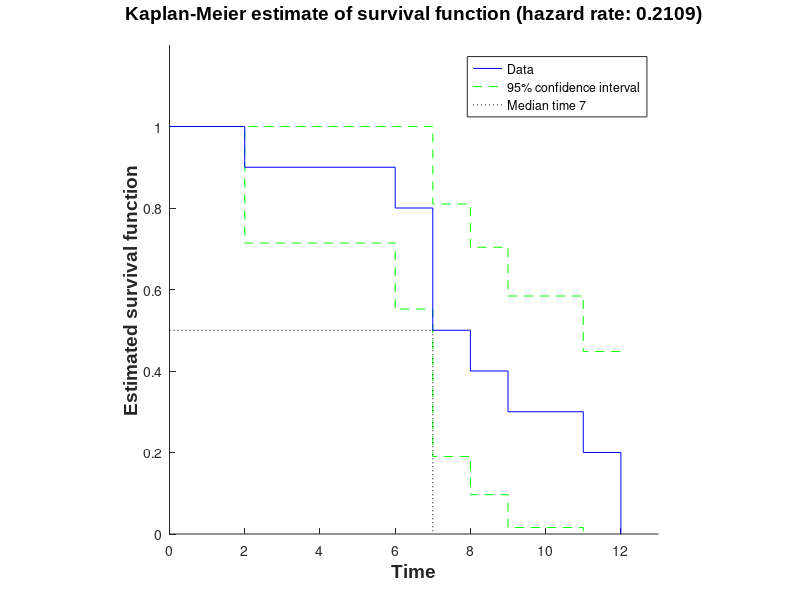

Write the MATLAB code that produced this figure.
function varargout=kmplotSomeCensored(varargin)
% KMPLOT Plot the Kaplan-Meier estimation of the survival function
% Survival times are data that measure follow-up time from a defined
% starting point to the occurrence of a given event, for example the time
% from the beginning to the end of a remission period or the time from the
% diagnosis of a disease to death. Standard statistical techniques cannot
% usually be applied because the underlying distribution is rarely Normal
% and the data are often "censored". A survival time is described as
% censored when there is a follow-up time but the event has not yet
% occurred or is not known to have occurred. For example, if remission time
% is being studied and the patient is still in remission at the end of the
% study, then that patient�s remission time would be censored. If a patient
% for some reason drops out of a study before the end of the study period,
% then that patient�s follow-up time would also be considered to be
% censored. The survival function S(t) is defined as the probability of
% surviving at least to time t. The graph of S(t) against t is called the
% survival curve. The Kaplan�Meier method can be used to estimate this
% curve from the observed survival times without the assumption of an
% underlying probability distribution.
%
% Syntax: 	kmplot(x,alpha,censflag)
%      
%     Inputs:
%           X (mandatory)- Nx2 data matrix:
%                          (X:,1) = survival time of the i-th subject
%                          (X:,2) = censored flag 
%                                   (0 if not censored; 1 if censored)
%           note that if X is a vector, all the flags of the second column
%           will be set to 0 (all data are not censored).
%           ALPHA (optional) - significance level (default 0.05) 
%           CENSFLAG (optional) - Censored Plot flag (default 0). If 0
%           censored data will be plotted spreaded on the horizontal
%           segment; if 1 they will be plotted at the given time of censoring.
%     Outputs:
%           Kaplan-Meier plot
%
%      Example: (+ indicate that patient is censored)
%  
%                   ---------------------
%                   Patient     Survival
%                               time       
%                   ---------------------
%                      1        7    
%                      2        12   
%                      3        7+    
%                      4        12+  
%                      5        11+  
%                      6        8    
%                      7        9    
%                      8        6
%                      9        7+
%                     10        2    
%                   ----------------------
%    X=[7 0; 12 0; 7 1; 12 1; 11 1; 8 0; 9 0; 6 0; 7 1; 2 0];
%
%    Calling on Matlab the function: kmplot(X) the function will plot the
%    Kaplan-Meier estimation of the survival function
%
%           Created by Giuseppe Cardillo
%           giuseppe.cardillo-edta@poste.it
%
% To cite this file, this would be an appropriate format:Curve
% Cardillo G. (2008). KMPLOT: Kaplan-Meier estimation of the survival
% function.
% http://www.mathworks.com/matlabcentral/fileexchange/22293

%Input Error handling
args=cell(varargin);
nu=numel(args);
if isempty(nu) 
    error('Warning: Data vectors are required')
elseif nu>3
    if nu>4
        error('Warning: Max two input data are required')
    end
end
default.values = {[7 0; 12 0; 7 1; 12 1; 11 1; 8 0; 9 0; 6 0; 7 1; 2 0],0.05,0,1};
default.values(1:nu) = args;
[x, alpha, cflag, flag] = deal(default.values{:});
if ~all(isfinite(x(:))) || ~all(isnumeric(x(:)))
    error('Warning: all X values must be numeric and finite')
end
if isvector(x) 
    x(:,2)=0;
else
    if ~isequal(size(x,2),2)
        error('KMPLOT requires Nx2 matrix data.');
    end
    if ~all(x(:,2)==0 | x(:,2)==1)
        error('Warning: all X(:,2) values must be 0 or 1')
    end
end
if nu>1
    if isempty(alpha)
        alpha=0.05;
    else
        if ~isscalar(alpha) || ~isnumeric(alpha) || ~isfinite(alpha)
            error('Warning: it is required a numeric, finite and scalar ALPHA value.');
        end
        if alpha <= 0 || alpha >= 1 %check if alpha is between 0 and 1
            error('Warning: ALPHA must be comprised between 0 and 1.')
        end
    end
end
if nu==3
    if isempty(cflag)
        cflag=0;
    else
        if ~isscalar(cflag) || ~isnumeric(cflag) || ~isfinite(cflag)
            error('Warning: it is required a numeric, finite and scalar CENSFLAG value.');
        end
        if cflag~=0 && cflag~=1
            error('Warning: CENSFLAG value must be 0 or 1')
        end
    end
end    
clear args default nu
%string for LEGEND function
str1=[num2str((1-alpha)*100) '% confidence interval']; 

%sort data by survival time
x=sortrows(x,1);
%table of patients observed for each survival time
%the TABULATE function sets up this matrix:
%table1=[time count percent(on total)]
table1=[0 size(x,1) 1; tabulate(x(:,1))];
%if all observed time are integers remove not observed time added by
%TABULATE function
table1(table1(:,3)==0,:)=[];

%Table of censored data
table12=tabulate(x(x(:,2)==1));
table12 = table12(find(table12(:, 1) == 762/30 | table12(:, 1) == 1562/30 | table12(:, 1) == 1126/30), :);
if ~isempty(table12)
    % remove not observed time added by TABULATE function
    table12(table12(:,3)==0,:)=[];
    % setup the vector of the censored data
    [cens,loc]=ismember(table1(:,1),table12(:,1)); %find censored data
end    

%the percents stored in the the third column are unuseful;
%so, place in the third column how many subjects are still alive at the
%beginning of the i-th interval.
a1=[table1(1,2); -1.*table1(2:end,2)];
table1(:,3)=cumsum(a1); table1(2:end,3)=table1(1:end-1,3);
%number of deaths in the intervals (don't take in account the censored
%data)
if ~isempty(table12)
    table1(cens,2)=table1(cens,2)-table12(loc(cens),2);
end
%finally, delete the first row that is now useless
table1(1,:)=[];

t1=[0;table1(:,1)]; %this is the x variable (time);
%this is the y variable (survival function)
T1=[1;cumprod(1-(table1(:,2)./table1(:,3)))];
if flag %if this function was not called by LOGRANK function
    %compute the standard error of the survival function
    SE=[0;T1(2:end).*sqrt(cumsum(table1(:,2)./(table1(:,3).* ...
        (table1(:,3)-table1(:,2)))))];
end

%censored data plotting
if ~isempty(table12) 
    %if there are censored data after max(t1), add a new cell into the t1,
    %T1 and SE arrays
    if table12(end,1)>=t1(end,1)
        t1(end+1,1)=table12(end,1)+1;
        T1(end+1,1)=T1(end,1);
        if flag %if this function was not called by LOGRANK function
            SE(end+1,1)=SE(end,1);
        end
    end
    if ~cflag
        %vectors preallocation
        xcg=zeros(1,sum(table12(:,2))); ycg=xcg; J=1;
        %for each censored data into the i-th time interval...
        for I=1:size(table12,1)
            %compute how many position into the array they must occupy
            JJ=J+table12(I,2)-1;
            %find the correct time interval in which censored data must be
            %placed
            A=find(t1<=table12(I,1),1,'last');
            B=find(t1>table12(I,1),1,'first');
            %equally divide this interval
            int=linspace(table12(I,1),t1(B,1),table12(I,2)+2);
            %put all in the vectors of the plotting variables
            xcg(J:JJ)=int(2:end-1);
            ycg(J:JJ)=T1(A);
            %update the counter
            J=JJ+1;
        end
    else
        xcg=table1(table1(:,2)==0,1);
        ycg=T1(table1(:,2)==0);
    end
else
    if ~flag %if this function was called by LOGRANK function
        xcg=[]; ycg=[];
    end
end
%compute the hazard rate
c1=T1.*numel(x);
c2=-(diff(log(c1(1:end-1)))./diff(t1(1:end-1)));
lambda=mean(c2(c2~=0));

if flag %if this function was not called by LOGRANK function
    %compute the (1-alpha)*100% confidence interval curves
    cv=realsqrt(2)*erfcinv(alpha); %critical value
    %lower curve (remember that: the lower curve values can't be negative)
    lowc=max(0,T1-SE.*cv);
    %if the lower curve reaches the 0 earlier than survival function, trim the
    %data.
    if isequal(lowc(end-1:end),[0; 0])
        lowcend=find(lowc==0,1,'first');
    else
        lowcend=length(lowc);
    end
    %upper curve (remember that the upper curve values can't be >1)
    upc=min(1,T1+SE.*cv);
    %eventually, correct the data.
    if isequal(upc(end),1) 
        cupend=find(upc<1,1,'last');
        upc(cupend:end)=upc(cupend);
    end

    %compute the median survival time (if exist...)
    if isempty(T1(T1==0.5)) %if there is not a point where T=0.5...
        I=find(T1>0.5,1,'last'); %find the first point where T>0.5
        J=find(T1<0.5,1,'first'); %find the first point where T<0.5
        if isempty(J) %if all points are >0.5...
            mt=0; %...there is no median time
        else 
            %compute the median time by linear interpolation.
            p=polyfit([t1(I) t1(J)],[T1(I) T1(J)],1);
            mt=(0.5-p(2))/p(1);
            str2=['Median time ' num2str(mt)]; %string for LEGEND function
        end
    else
        mt=t1(T1==0.5);
        str2=['Median time ' num2str(mt)]; %string for LEGEND function
    end

    %plot all the data
    clf
    hold on
    S2=stairs(t1(1:lowcend),lowc(1:lowcend),'g--'); %lower confidence interval curve
    stairs(t1,upc,'g--'); %upper confidence interval curve
    S1=stairs(t1,T1,'b'); %Kaplan-Meier survival function
    if mt>0 %if exist a median time...
        S3=plot([0 mt mt],[0.5 0.5 0],'k:'); 
    end
    if ~isempty(table12) %if there are censored data...
        S4=plot(xcg,ycg,'r+');
    else
        S4=[];
    end
    hold off

    %set the axis properly
    xmax=max(t1)+1;
    axis([0 xmax 0 1.2]);
    axis square
    %add labels and legend
    txt=sprintf('Kaplan-Meier estimate of survival function (hazard rate: %0.4f)\n',lambda);
    title(txt,'FontName','Arial','FontSize',14,'FontWeight','Bold'); 
    ylabel('Estimated survival function','FontName','Arial','FontSize',14,'FontWeight','Bold'); 
    xlabel('Time','FontName','Arial','FontSize',14,'FontWeight','Bold'); 
    if mt
        if isempty(S4)
            legend([S1 S2 S3],'Data',str1,str2)
        else
            legend([S1 S2 S3 S4],'Data',str1,str2,'Censored')
        end
    else
        if isempty(S4)
            legend([S1 S2],'Data',str1)
        else
            legend([S1 S2 S4],'Data',str1,'Censored')
        end
    end
    disp('HAZARD RATE IS AN EXPERIMENTAL FUNCTION!!!!')
end
if nargout
    varargout(1)={table1};
    varargout(2)={table12};
    varargout(3)={t1};
    varargout(4)={T1};
    varargout(5)={xcg};
    varargout(6)={ycg};
    varargout(7)={lambda};
end